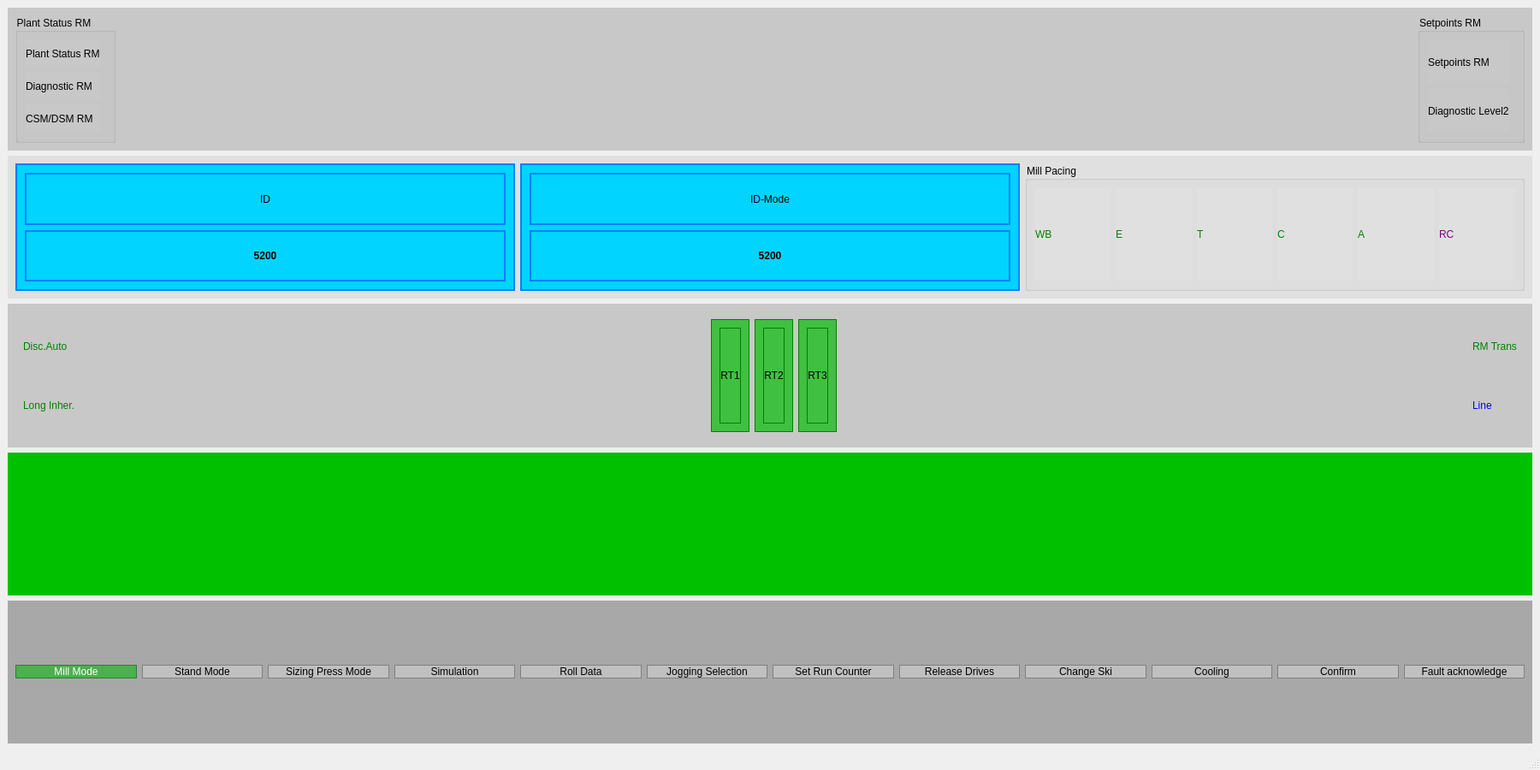
<?xml version="1.0" encoding="UTF-8"?>
<ui version="4.0">
 <class>MainWindow</class>
 <widget class="QMainWindow" name="MainWindow">
  <property name="geometry">
   <rect>
    <x>0</x>
    <y>0</y>
    <width>1800</width>
    <height>900</height>
   </rect>
  </property>
  <property name="windowTitle">
   <string>粗轧主画面 - RM Main Screen</string>
  </property>
  <widget class="QWidget" name="centralwidget">
   <layout class="QVBoxLayout" name="verticalLayout_0">
    <item>
     <widget class="QFrame" name="topStatusBar">
      <property name="styleSheet">
       <string notr="true">background-color: #c8c8c8;</string>
      </property>
      <layout class="QHBoxLayout" name="topLayout_0">
       <item>
        <widget class="QGroupBox" name="plantStatusGroup">
         <property name="title">
          <string>Plant Status RM</string>
         </property>
         <layout class="QGridLayout" name="plantStatusLayout_0">
          <item row="0" column="0">
           <widget class="QLabel" name="plantStatusLabel">
            <property name="text">
             <string>Plant Status RM</string>
            </property>
           </widget>
          </item>
          <item row="0" column="1">
           <widget class="QFrame" name="plantStatusLight">
            <property name="fixedSize">
             <size>
              <width>20</width>
              <height>20</height>
             </size>
            </property>
            <property name="styleSheet">
             <string notr="true">background-color: #00ff00; border: 1px solid #008000;</string>
            </property>
           </widget>
          </item>
          <item row="1" column="0">
           <widget class="QLabel" name="diagnosticLabel">
            <property name="text">
             <string>Diagnostic RM</string>
            </property>
           </widget>
          </item>
          <item row="1" column="1">
           <widget class="QFrame" name="diagnosticLight">
            <property name="fixedSize">
             <size>
              <width>20</width>
              <height>20</height>
             </size>
            </property>
            <property name="styleSheet">
             <string notr="true">background-color: #00ff00; border: 1px solid #008000;</string>
            </property>
           </widget>
          </item>
          <item row="2" column="0">
           <widget class="QLabel" name="csmdsmLabel">
            <property name="text">
             <string>CSM/DSM RM</string>
            </property>
           </widget>
          </item>
          <item row="2" column="1">
           <widget class="QFrame" name="csmdsmLight">
            <property name="fixedSize">
             <size>
              <width>20</width>
              <height>20</height>
             </size>
            </property>
            <property name="styleSheet">
             <string notr="true">background-color: #00ff00; border: 1px solid #008000;</string>
            </property>
           </widget>
          </item>
         </layout>
        </widget>
       </item>
       <item>
        <spacer name="topSpacer">
         <property name="orientation">
          <enum>Qt::Horizontal</enum>
         </property>
         <property name="sizeHint" stdset="0">
          <size>
           <width>40</width>
           <height>20</height>
          </size>
         </property>
        </spacer>
       </item>
       <item>
        <widget class="QGroupBox" name="setpointsGroup">
         <property name="title">
          <string>Setpoints RM</string>
         </property>
         <layout class="QGridLayout" name="setpointsLayout_0">
          <item row="0" column="0">
           <widget class="QLabel" name="setpointsLabel">
            <property name="text">
             <string>Setpoints RM</string>
            </property>
           </widget>
          </item>
          <item row="0" column="1">
           <widget class="QFrame" name="setpointsLight">
            <property name="fixedSize">
             <size>
              <width>20</width>
              <height>20</height>
             </size>
            </property>
            <property name="styleSheet">
             <string notr="true">background-color: #00ff00; border: 1px solid #008000;</string>
            </property>
           </widget>
          </item>
          <item row="1" column="0">
           <widget class="QLabel" name="diagnosticL2Label">
            <property name="text">
             <string>Diagnostic Level2</string>
            </property>
           </widget>
          </item>
          <item row="1" column="1">
           <widget class="QFrame" name="diagnosticL2Light">
            <property name="fixedSize">
             <size>
              <width>20</width>
              <height>20</height>
             </size>
            </property>
            <property name="styleSheet">
             <string notr="true">background-color: #00ff00; border: 1px solid #008000;</string>
            </property>
           </widget>
          </item>
         </layout>
        </widget>
       </item>
      </layout>
     </widget>
    </item>
    <item>
     <widget class="QFrame" name="idStatusBar">
      <property name="styleSheet">
       <string notr="true">background-color: #e0e0e0;</string>
      </property>
      <layout class="QHBoxLayout" name="idStatusLayout_0">
       <item>
        <widget class="QFrame" name="id5200Frame">
         <property name="fixedWidth">
          <number>80</number>
         </property>
         <property name="styleSheet">
          <string notr="true">background-color: #00d4ff; border: 2px solid #0080ff;</string>
         </property>
         <layout class="QVBoxLayout" name="id5200Layout_0">
          <item>
           <widget class="QLabel" name="idLabel1">
            <property name="text">
             <string>ID</string>
            </property>
            <property name="alignment">
             <set>Qt::AlignCenter</set>
            </property>
           </widget>
          </item>
          <item>
           <widget class="QLabel" name="idValue1">
            <property name="text">
             <string>5200</string>
            </property>
            <property name="alignment">
             <set>Qt::AlignCenter</set>
            </property>
            <property name="font">
             <font>
              <bold>true</bold>
             </font>
            </property>
           </widget>
          </item>
         </layout>
        </widget>
       </item>
       <item>
        <widget class="QFrame" name="idModeFrame">
         <property name="fixedWidth">
          <number>80</number>
         </property>
         <property name="styleSheet">
          <string notr="true">background-color: #00d4ff; border: 2px solid #0080ff;</string>
         </property>
         <layout class="QVBoxLayout" name="idModeLayout_0">
          <item>
           <widget class="QLabel" name="idModeLabel">
            <property name="text">
             <string>ID-Mode</string>
            </property>
            <property name="alignment">
             <set>Qt::AlignCenter</set>
            </property>
           </widget>
          </item>
          <item>
           <widget class="QLabel" name="idModeValue">
            <property name="text">
             <string>5200</string>
            </property>
            <property name="alignment">
             <set>Qt::AlignCenter</set>
            </property>
            <property name="font">
             <font>
              <bold>true</bold>
             </font>
            </property>
           </widget>
          </item>
         </layout>
        </widget>
       </item>
       <item>
        <widget class="QGroupBox" name="millPacingGroup">
         <property name="title">
          <string>Mill Pacing</string>
         </property>
         <layout class="QHBoxLayout" name="millPacingLayout_0">
          <item>
           <widget class="QLabel" name="wbLabel">
            <property name="text">
             <string>WB</string>
            </property>
            <property name="styleSheet">
             <string notr="true">color: #008000;</string>
            </property>
           </widget>
          </item>
          <item>
           <widget class="QLabel" name="eLabel">
            <property name="text">
             <string>E</string>
            </property>
            <property name="styleSheet">
             <string notr="true">color: #008000;</string>
            </property>
           </widget>
          </item>
          <item>
           <widget class="QLabel" name="tLabel">
            <property name="text">
             <string>T</string>
            </property>
            <property name="styleSheet">
             <string notr="true">color: #008000;</string>
            </property>
           </widget>
          </item>
          <item>
           <widget class="QLabel" name="cLabel">
            <property name="text">
             <string>C</string>
            </property>
            <property name="styleSheet">
             <string notr="true">color: #008000;</string>
            </property>
           </widget>
          </item>
          <item>
           <widget class="QLabel" name="aLabel">
            <property name="text">
             <string>A</string>
            </property>
            <property name="styleSheet">
             <string notr="true">color: #008000;</string>
            </property>
           </widget>
          </item>
          <item>
           <widget class="QLabel" name="rcLabel">
            <property name="text">
             <string>RC</string>
            </property>
            <property name="styleSheet">
             <string notr="true">color: #800080;</string>
            </property>
           </widget>
          </item>
         </layout>
        </widget>
       </item>
      </layout>
     </widget>
    </item>
    <item>
     <widget class="QFrame" name="millLineFrame">
      <property name="styleSheet">
       <string notr="true">background-color: #c8c8c8;</string>
      </property>
      <layout class="QHBoxLayout" name="millLineLayout_0">
       <item>
        <widget class="QWidget" name="leftDevices">
         <layout class="QVBoxLayout" name="leftDevicesLayout_0">
          <item>
           <widget class="QLabel" name="discAutoLabel">
            <property name="text">
             <string>Disc.Auto</string>
            </property>
            <property name="styleSheet">
             <string notr="true">color: #008000;</string>
            </property>
           </widget>
          </item>
          <item>
           <widget class="QLabel" name="longInherLabel">
            <property name="text">
             <string>Long Inher.</string>
            </property>
            <property name="styleSheet">
             <string notr="true">color: #008000;</string>
            </property>
           </widget>
          </item>
         </layout>
        </widget>
       </item>
       <item>
        <spacer name="millLineSpacer1">
         <property name="orientation">
          <enum>Qt::Horizontal</enum>
         </property>
         <property name="sizeHint" stdset="0">
          <size>
           <width>20</width>
           <height>20</height>
          </size>
         </property>
        </spacer>
       </item>
       <item>
        <widget class="QWidget" name="standsArea">
         <layout class="QHBoxLayout" name="standsLayout_0">
          <item>
           <widget class="QFrame" name="standRT1">
            <property name="fixedSize">
             <size>
              <width>35</width>
              <height>50</height>
             </size>
            </property>
            <property name="styleSheet">
             <string notr="true">background-color: #40c040; border: 1px solid #008000;</string>
            </property>
            <layout class="QVBoxLayout" name="standRT1Layout_0">
             <item>
              <widget class="QLabel" name="rt1Label">
               <property name="text">
                <string>RT1</string>
               </property>
               <property name="alignment">
                <set>Qt::AlignCenter</set>
               </property>
              </widget>
             </item>
            </layout>
           </widget>
          </item>
          <item>
           <widget class="QFrame" name="standRT2">
            <property name="fixedSize">
             <size>
              <width>35</width>
              <height>50</height>
             </size>
            </property>
            <property name="styleSheet">
             <string notr="true">background-color: #40c040; border: 1px solid #008000;</string>
            </property>
            <layout class="QVBoxLayout" name="standRT2Layout_0">
             <item>
              <widget class="QLabel" name="rt2Label">
               <property name="text">
                <string>RT2</string>
               </property>
               <property name="alignment">
                <set>Qt::AlignCenter</set>
               </property>
              </widget>
             </item>
            </layout>
           </widget>
          </item>
          <item>
           <widget class="QFrame" name="standRT3">
            <property name="fixedSize">
             <size>
              <width>35</width>
              <height>50</height>
             </size>
            </property>
            <property name="styleSheet">
             <string notr="true">background-color: #40c040; border: 1px solid #008000;</string>
            </property>
            <layout class="QVBoxLayout" name="standRT3Layout_0">
             <item>
              <widget class="QLabel" name="rt3Label">
               <property name="text">
                <string>RT3</string>
               </property>
               <property name="alignment">
                <set>Qt::AlignCenter</set>
               </property>
              </widget>
             </item>
            </layout>
           </widget>
          </item>
         </layout>
        </widget>
       </item>
       <item>
        <spacer name="millLineSpacer2">
         <property name="orientation">
          <enum>Qt::Horizontal</enum>
         </property>
         <property name="sizeHint" stdset="0">
          <size>
           <width>20</width>
           <height>20</height>
          </size>
         </property>
        </spacer>
       </item>
       <item>
        <widget class="QWidget" name="rightDevices">
         <layout class="QVBoxLayout" name="rightDevicesLayout_0">
          <item>
           <widget class="QLabel" name="rmTransLabel">
            <property name="text">
             <string>RM Trans</string>
            </property>
            <property name="styleSheet">
             <string notr="true">color: #008000;</string>
            </property>
           </widget>
          </item>
          <item>
           <widget class="QLabel" name="lineLabel">
            <property name="text">
             <string>Line</string>
            </property>
            <property name="styleSheet">
             <string notr="true">color: #0000ff;</string>
            </property>
           </widget>
          </item>
         </layout>
        </widget>
       </item>
      </layout>
     </widget>
    </item>
    <item>
     <widget class="QFrame" name="statusLine">
      <property name="fixedHeight">
       <number>8</number>
      </property>
      <property name="styleSheet">
       <string notr="true">background-color: #00c000;</string>
      </property>
     </widget>
    </item>
    <item>
     <widget class="QFrame" name="bottomButtonsFrame">
      <property name="styleSheet">
       <string notr="true">background-color: #a8a8a8;</string>
      </property>
      <layout class="QHBoxLayout" name="bottomButtonsLayout_0">
       <item>
        <widget class="QPushButton" name="millModeButton">
         <property name="text">
          <string>Mill Mode</string>
         </property>
         <property name="fixedSize">
          <size>
           <width>100</width>
           <height>40</height>
          </size>
         </property>
         <property name="styleSheet">
          <string notr="true">background-color: #4CAF50; color: white; border: 1px solid #2E7D32;</string>
         </property>
        </widget>
       </item>
       <item>
        <widget class="QPushButton" name="standModeButton">
         <property name="text">
          <string>Stand Mode</string>
         </property>
         <property name="fixedSize">
          <size>
           <width>100</width>
           <height>40</height>
          </size>
         </property>
         <property name="styleSheet">
          <string notr="true">background-color: #c0c0c0; border: 1px solid #808080;</string>
         </property>
        </widget>
       </item>
       <item>
        <widget class="QPushButton" name="sizingPressButton">
         <property name="text">
          <string>Sizing Press Mode</string>
         </property>
         <property name="fixedSize">
          <size>
           <width>120</width>
           <height>40</height>
          </size>
         </property>
         <property name="styleSheet">
          <string notr="true">background-color: #c0c0c0; border: 1px solid #808080;</string>
         </property>
        </widget>
       </item>
       <item>
        <widget class="QPushButton" name="simulationButton">
         <property name="text">
          <string>Simulation</string>
         </property>
         <property name="fixedSize">
          <size>
           <width>100</width>
           <height>40</height>
          </size>
         </property>
         <property name="styleSheet">
          <string notr="true">background-color: #c0c0c0; border: 1px solid #808080;</string>
         </property>
        </widget>
       </item>
       <item>
        <widget class="QPushButton" name="rollDataButton">
         <property name="text">
          <string>Roll Data</string>
         </property>
         <property name="fixedSize">
          <size>
           <width>100</width>
           <height>40</height>
          </size>
         </property>
         <property name="styleSheet">
          <string notr="true">background-color: #c0c0c0; border: 1px solid #808080;</string>
         </property>
        </widget>
       </item>
       <item>
        <widget class="QPushButton" name="joggingButton">
         <property name="text">
          <string>Jogging Selection</string>
         </property>
         <property name="fixedSize">
          <size>
           <width>120</width>
           <height>40</height>
          </size>
         </property>
         <property name="styleSheet">
          <string notr="true">background-color: #c0c0c0; border: 1px solid #808080;</string>
         </property>
        </widget>
       </item>
       <item>
        <widget class="QPushButton" name="setCounterButton">
         <property name="text">
          <string>Set Run Counter</string>
         </property>
         <property name="fixedSize">
          <size>
           <width>120</width>
           <height>40</height>
          </size>
         </property>
         <property name="styleSheet">
          <string notr="true">background-color: #c0c0c0; border: 1px solid #808080;</string>
         </property>
        </widget>
       </item>
       <item>
        <widget class="QPushButton" name="releaseButton">
         <property name="text">
          <string>Release Drives</string>
         </property>
         <property name="fixedSize">
          <size>
           <width>120</width>
           <height>40</height>
          </size>
         </property>
         <property name="styleSheet">
          <string notr="true">background-color: #c0c0c0; border: 1px solid #808080;</string>
         </property>
        </widget>
       </item>
       <item>
        <widget class="QPushButton" name="changeSkiButton">
         <property name="text">
          <string>Change Ski</string>
         </property>
         <property name="fixedSize">
          <size>
           <width>100</width>
           <height>40</height>
          </size>
         </property>
         <property name="styleSheet">
          <string notr="true">background-color: #c0c0c0; border: 1px solid #808080;</string>
         </property>
        </widget>
       </item>
       <item>
        <widget class="QPushButton" name="coolingButton">
         <property name="text">
          <string>Cooling</string>
         </property>
         <property name="fixedSize">
          <size>
           <width>100</width>
           <height>40</height>
          </size>
         </property>
         <property name="styleSheet">
          <string notr="true">background-color: #c0c0c0; border: 1px solid #808080;</string>
         </property>
        </widget>
       </item>
       <item>
        <widget class="QPushButton" name="confirmButton">
         <property name="text">
          <string>Confirm</string>
         </property>
         <property name="fixedSize">
          <size>
           <width>100</width>
           <height>40</height>
          </size>
         </property>
         <property name="styleSheet">
          <string notr="true">background-color: #c0c0c0; border: 1px solid #808080;</string>
         </property>
        </widget>
       </item>
       <item>
        <widget class="QPushButton" name="faultButton">
         <property name="text">
          <string>Fault acknowledge</string>
         </property>
         <property name="fixedSize">
          <size>
           <width>120</width>
           <height>40</height>
          </size>
         </property>
         <property name="styleSheet">
          <string notr="true">background-color: #c0c0c0; border: 1px solid #808080;</string>
         </property>
        </widget>
       </item>
      </layout>
     </widget>
    </item>
   </layout>
  </widget>
  <widget class="QMenuBar" name="menubar">
   <property name="geometry">
    <rect>
     <x>0</x>
     <y>0</y>
     <width>1800</width>
     <height>21</height>
    </rect>
   </property>
  </widget>
  <widget class="QStatusBar" name="statusbar">
  </widget>
 </widget>
 <resources>
 </resources>
 <connections>
 </connections>
</ui>
